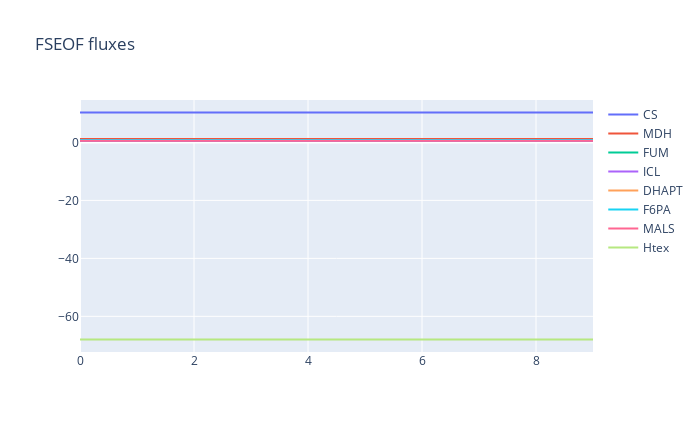

Source (notebook cell):
### Code cell
result_akg.plot(plotter)

### Figure 1 — Plotly figure (JSON) as saved in the notebook; plotly's stock layout.template omitted (floating-point values rounded to 4 significant figures)
{"data": [{"mode": "lines", "name": "CS", "type": "scatter", "x": [0, 1, 2, 3, 4, 5, 6, 7, 8, 9], "y": [10.29, 10.29, 10.29, 10.29, 10.29, 10.29, 10.29, 10.29, 10.29, 10.29]}, {"mode": "lines", "name": "MDH", "type": "scatter", "x": [0, 1, 2, 3, 4, 5, 6, 7, 8, 9], "y": [1.168, 1.168, 1.168, 1.168, 1.168, 1.168, 1.168, 1.168, 1.168, 1.168]}, {"mode": "lines", "name": "FUM", "type": "scatter", "x": [0, 1, 2, 3, 4, 5, 6, 7, 8, 9], "y": [0.5838, 0.5838, 0.5838, 0.5838, 0.5838, 0.5838, 0.5838, 0.5838, 0.5838, 0.5838]}, {"mode": "lines", "name": "ICL", "type": "scatter", "x": [0, 1, 2, 3, 4, 5, 6, 7, 8, 9], "y": [0.5838, 0.5838, 0.5838, 0.5838, 0.5838, 0.5838, 0.5838, 0.5838, 0.5838, 0.5838]}, {"mode": "lines", "name": "DHAPT", "type": "scatter", "x": [0, 1, 2, 3, 4, 5, 6, 7, 8, 9], "y": [0.8757, 0.8757, 0.8757, 0.8757, 0.8757, 0.8757, 0.8757, 0.8757, 0.8757, 0.8757]}, {"mode": "lines", "name": "F6PA", "type": "scatter", "x": [0, 1, 2, 3, 4, 5, 6, 7, 8, 9], "y": [0.8757, 0.8757, 0.8757, 0.8757, 0.8757, 0.8757, 0.8757, 0.8757, 0.8757, 0.8757]}, {"mode": "lines", "name": "MALS", "type": "scatter", "x": [0, 1, 2, 3, 4, 5, 6, 7, 8, 9], "y": [0.5838, 0.5838, 0.5838, 0.5838, 0.5838, 0.5838, 0.5838, 0.5838, 0.5838, 0.5838]}, {"mode": "lines", "name": "Htex", "type": "scatter", "x": [0, 1, 2, 3, 4, 5, 6, 7, 8, 9], "y": [-67.96, -67.96, -67.96, -67.96, -67.96, -67.96, -67.96, -67.96, -67.96, -67.96]}], "layout": {"height": 432, "title": {"text": "FSEOF fluxes"}, "width": 700}}
